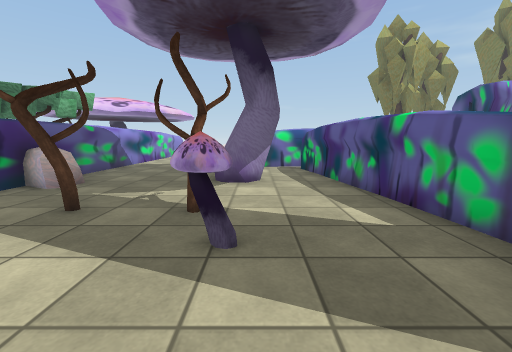
view 1 (above)

14 first-person views from a walk through a Unity game level. The camera is 1.2 m above the floor, tilts 8° down and sees 90° across. The floor is counted in squares, 1 m on a side. Each view is taken from the middle of a square. On the plan, view 1 faces up. The plan holds only what a view shows up to about 12 squares ahead; the rest is blank. The place goes on beyond the plan. The player character is not drawn. Some surface patterns are stand-ins.

view 2
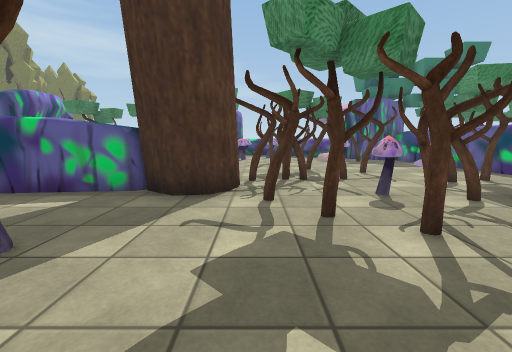

view 3
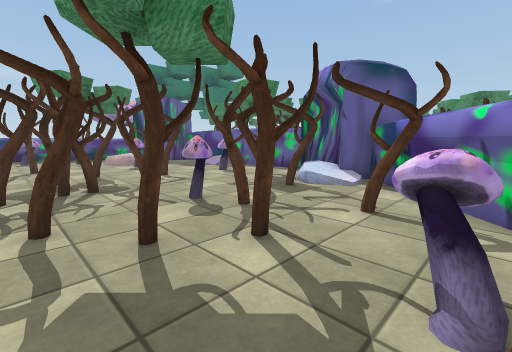

view 4
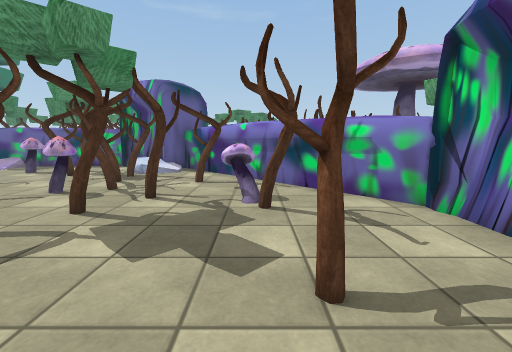

view 5
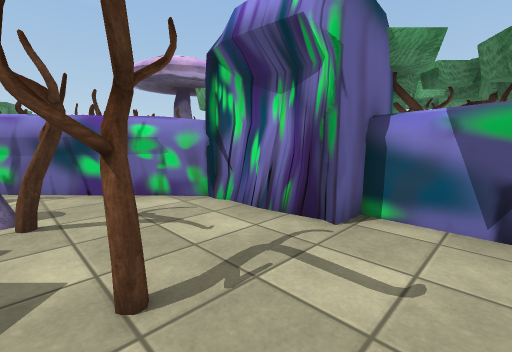

view 6
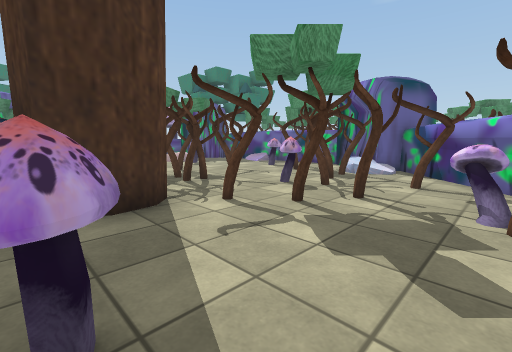

view 7
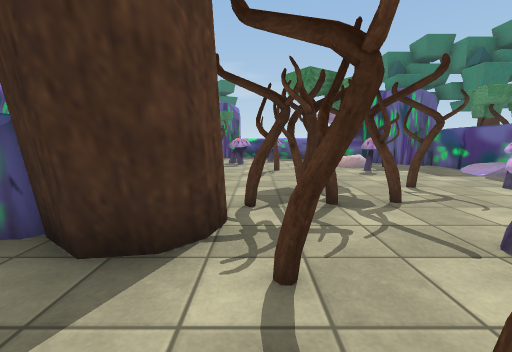

view 8
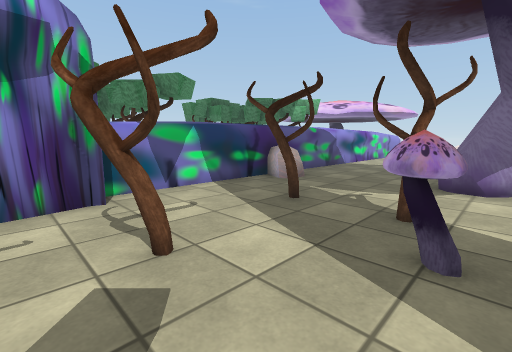

view 9
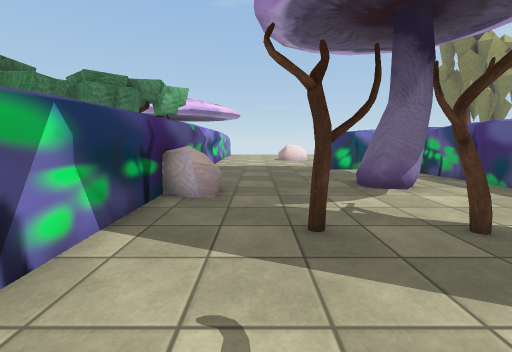

view 10
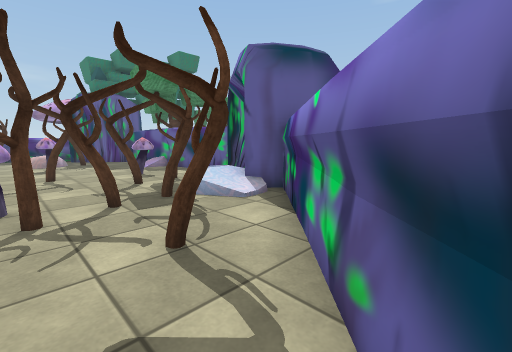

view 11
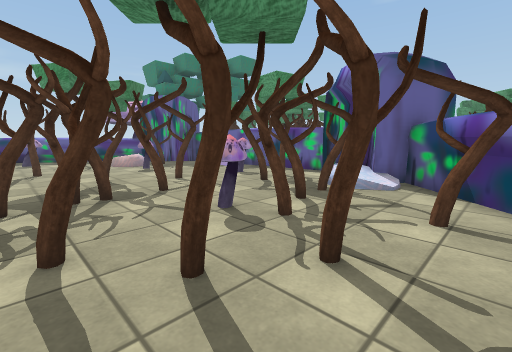

view 12
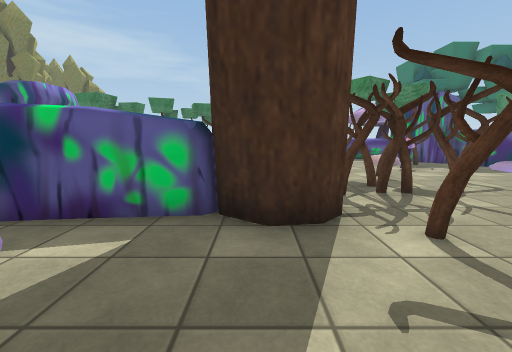

view 13
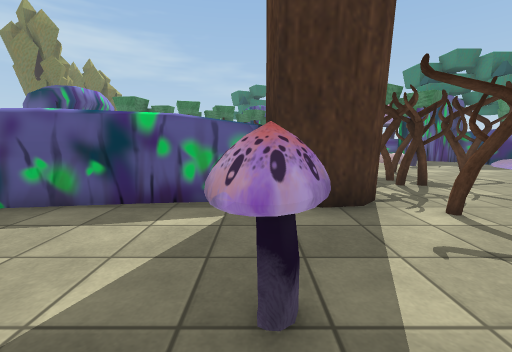

view 14
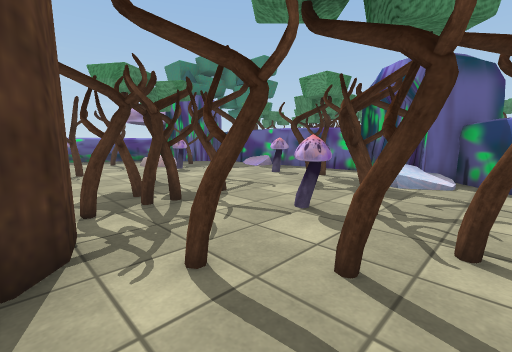

### Floor plan
Key: @ floor where view 1 was taken; # wall or solid block; . floor; = window, fence, low wall or low ledge; M mushroom; B boulder; T tree; O other object.
Columns run from 7 left of view 1 to 14 right of it. Each row starts with its distance up from view 1.
  8  #....MM.##
  7  #B......##
  6  #........#
  5  #....T...#
  4  #..T.T...#
  3  #....#...#T
  2  #.......TT
  1 ###.TT...TTT ...=
  0  #=....@.T..T....T.
 -1  ##.TM.TTT.TTT...TT..
 -2   #..M.TT#=TT.TT.....
 -3 T ##.##T.T#.T.T.....OO
 -4 T  ###TT.T...TT..#.
 -5   OO #TT...TT.T..#T
 -6   OOO###.T.T.##...T
 -7   O   ####..T# ....
 -8   OO  O#######..####
 -9        O  #######T#
-10                  T
-11            O       TT
-12            O        T
-13       T
-14       T OO
-15
-16         O
-17         O

Where each view was taken, in squares from view 1:
view 1: 0 up, 0 right, facing up
view 2: 0 up, 3 left, facing right
view 3: 0 up, 2 left, facing down-right
view 4: 3 up, 2 left, facing down
view 5: 3 up, 2 left, facing down-left
view 6: 3 up, 2 left, facing down-right
view 7: 0 up, 0 right, facing right
view 8: 0 up, 0 right, facing up-left
view 9: 1 up, 4 left, facing up
view 10: 3 down, 3 left, facing down-right
view 11: 0 up, 1 left, facing down-right
view 12: 2 up, 1 left, facing right
view 13: 3 up, 2 left, facing right
view 14: 1 up, 0 right, facing down-right
